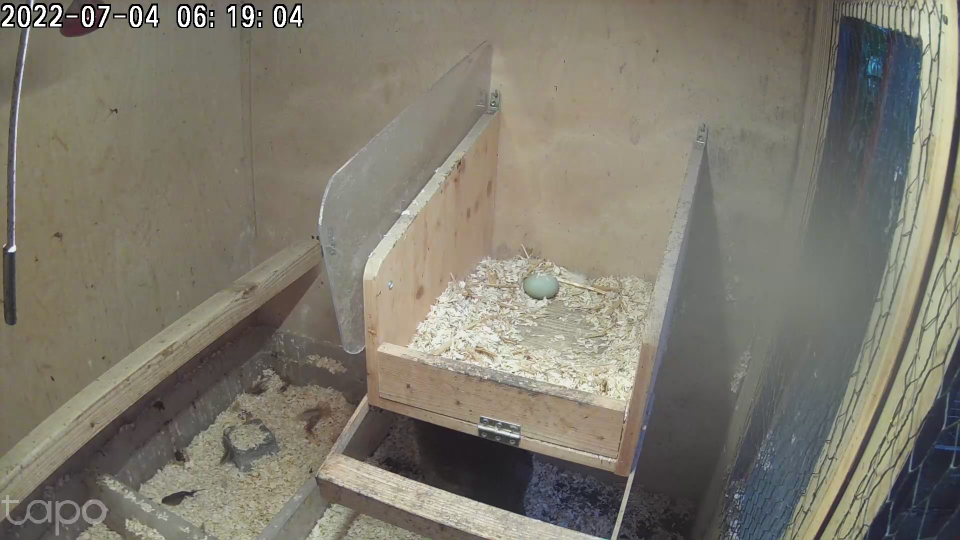
#> input picture experiments/0-test-images/brightsample03.tiff, 1920 x 1080 px (shown at 1/2 size)
$ python ellipseFitting.py
#> lines starting #> are read from the running program, lines starting #| are printed output that depends on the picture; after the words box and inside, x2 and y2 are one past the last pixel; in counts of white or black regions, pixels touching at a corner belong together
#> further down, frame is the input picture: shape (1080, 1920, 3); mean B, G, R 110.2, 122, 126.5
# Ellipse Fitting
# zur Ermoeglichung der Bachelorarbeit

# Ellipse Fitting von Elliptoiden Objekten
# mit Kantenerkennung

# geschrieben von Benjamin H.
# Studiengang: Informatik - Software & Information Engineering
# 6. Semester - Sommersemester 2022

import cv2
import random as rng
import numpy as np
import math

# Generating seed for color generation
rng.seed(42069)

maxHysteresis = 255
hysteresis = 65

minMinorAxis = 5
maxMinorAxis = 20

minMajorAxis = 5
maxMajorAxis = 20

# Flag to prevent colouring ellipse every frame
hysteresisChanged = True

# Trackbar Value Change for Canny Hysteresis Value
def on_hysteresis_change(value):
    global hysteresis
    global hysteresisChanged

    hysteresis = value
    hysteresisChanged = True

# Function for value changes and ellipse fitting
def changeImageByTrackbarValue(frame):

    frame = cv2.resize(frame, (427, 240))
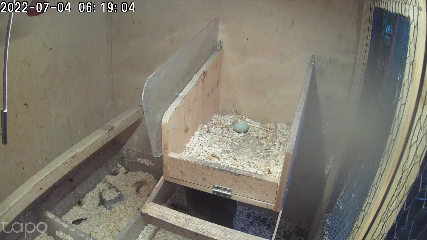
#> frame: shape (240, 427, 3); mean of channels 0, 1, 2 110.2, 121.9, 126.4; drawn as B, G, R

    global hysteresisChanged
    if hysteresisChanged == False:
        return None

    # Canny Detection
    frameGray = cv2.cvtColor(frame, cv2.COLOR_BGR2GRAY)
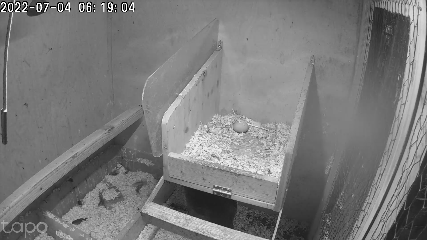
#> frameGray: shape (240, 427); min 0, max 255, mean 121.9
    frameGray = cv2.GaussianBlur(frame, (9, 9), sigmaX=1, sigmaY=1)
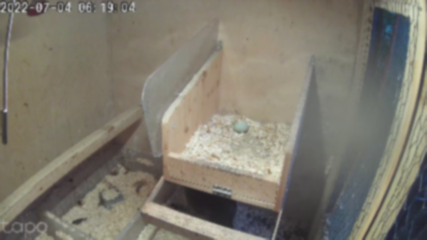
#> frameGray: shape (240, 427, 3); mean of channels 0, 1, 2 110.2, 121.9, 126.4; drawn as B, G, R
    canny_output = cv2.Canny(frameGray, hysteresis, hysteresis)
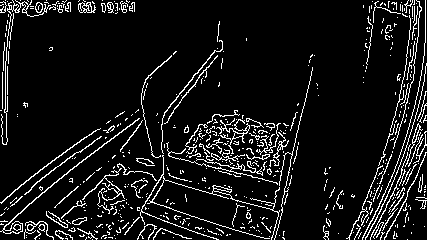
#> canny_output: shape (240, 427); 8.9% white in thin lines or dots
    contours, _ = cv2.findContours(canny_output, cv2.RETR_TREE, cv2.CHAIN_APPROX_SIMPLE)
#> contours = 582 contours, 535 with area under 20; largest, box (x1, y1, x2, y2) and area: (0, 118, 140, 234) 246, (2, 221, 23, 234) 128, (78, 2, 96, 13) 116, (140, 155, 280, 240) 114, (1, 0, 51, 145) 102

    # Find ellipses for each contour
    minEllipse = [None]*len(contours)
#> minEllipse = 582 items
    for i, c in enumerate(contours):
        if c.shape[0] > 5:
            minEllipse[i] = cv2.fitEllipse(c)
#> this loop made 582 passes
#> c on passes 1 to 3: [[407, 239]], [[92, 239]], [[115, 238]]

    # Remove all None entries
    minEllipse = list(filter(None, minEllipse))
#> minEllipse = 244 items

    # Prevent writing over original image (needed for value changes)
    drawing = frame.copy()

    # Iterate through all ellipses under specific condition
    for elli in minEllipse:
        color = (rng.randint(0,256), rng.randint(0,256), rng.randint(0,256))
        ellipseMajor, ellipseMinor = elli[1]

        if ellipseMinor >= minMinorAxis and ellipseMajor <= maxMinorAxis:
            if ellipseMajor >= minMajorAxis and ellipseMajor <= maxMajorAxis:
                cv2.ellipse(drawing, elli, color, 1)
#> this loop made 244 passes
#> (elli, color, ellipseMajor, ellipseMinor) on passes 1 to 3: (((136.7, 261.1), (22.24, 85.92), 124.7), (46, 45, 162), 22.24, 85.92), (((81.57, 235), (2.26, 4.7), 87.27), (195, 91, 144), 2.26, 4.7), (((383, 236.4), (5.42, 9.74), 9.25), (251, 71, 168), 5.42, 9.74)
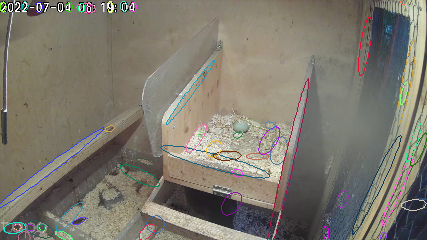
#> drawing: shape (240, 427, 3); 3.14% of pixels changed, all inside (x1, y1, x2, y2) = (0, 0, 427, 240); drawn as B, G, R

    hysteresisChanged = False
    return drawing

# Read image and prepare the window
frame = cv2.imread('../0-test-images/brightsample03.tiff')
cv2.namedWindow("Ellipse Fitting", cv2.WINDOW_AUTOSIZE)

# Embed trackbar into window
cv2.createTrackbar('Canny Thresh:', "Ellipse Fitting", hysteresis, maxHysteresis, on_hysteresis_change)
changedFrame = None

# While Loop for Value Changes and exiting the program
while True:

    frame_copy = changeImageByTrackbarValue(frame)
    if frame_copy is not None:
        changedFrame = frame_copy

    cv2.imshow("Ellipse Fitting", changedFrame)

    if cv2.waitKey(1) & 0xFF == ord('q'):
#> (key q is pressed here)
        cv2.imwrite('output.tiff', changedFrame)
        break

cv2.destroyAllWindows()
exit()
#> (the program exits here)

$ run again, with experiments/0-test-images/brightsample01.tiff copied over experiments/0-test-images/brightsample03.tiff
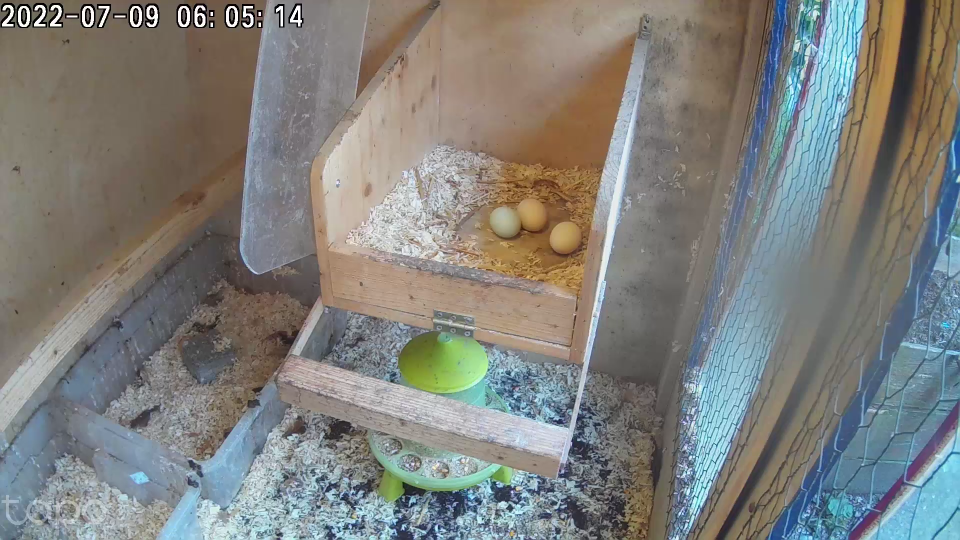
#> input picture experiments/0-test-images/brightsample01.tiff, 1920 x 1080 px (shown at 1/2 size)
#> frame is the input picture: shape (1080, 1920, 3); mean B, G, R 124.1, 128, 127.6
#> frame: shape (240, 427, 3)
#> in changeImageByTrackbarValue, `canny_output = cv2.Canny(frameGray, hysteresis, hysteresis)`:
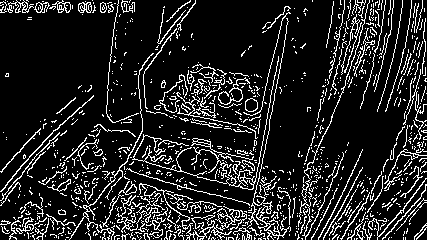
#> canny_output: shape (240, 427); 14.2% white in thin lines or dots
#> contours = 1137 contours, 1069 with area under 20; largest, box (x1, y1, x2, y2) and area: (116, 183, 247, 240) 472, (132, 56, 279, 190) 244, (69, 53, 154, 240) 154, (191, 138, 254, 179) 140, (247, 18, 291, 240) 136
#> in changeImageByTrackbarValue, `minEllipse = [None]*len(contours)`: minEllipse = 1137 items
#> the loop in changeImageByTrackbarValue, `for i, c in enumerate(contours):` made 1137 passes
#> c on passes 1 to 3: [[218, 239]], [[65, 239]], [[356, 238], [356, 239], [357, 238]]
#> in changeImageByTrackbarValue, `minEllipse = list(filter(None, minEllipse))`: minEllipse = 424 items
#> the loop in changeImageByTrackbarValue, `for elli in minEllipse:` made 424 passes
#> (elli, color, ellipseMajor, ellipseMinor) on passes 1 to 3: (((260.9, 238.1), (1.88, 6.23), 77.66), (46, 45, 162), 1.88, 6.23), (((230.4, 238.3), (3.18, 5.57), 96.9), (195, 91, 144), 3.18, 5.57), (((212.8, 238.1), (2.49, 4.14), 79.84), (251, 71, 168), 2.49, 4.14)
#> after the loop in changeImageByTrackbarValue, `for elli in minEllipse:`:
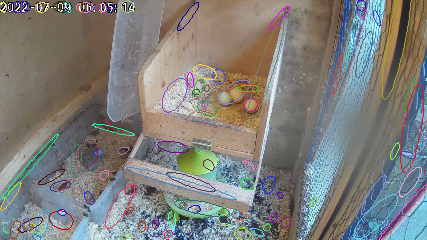
#> drawing: shape (240, 427, 3); mean of channels 0, 1, 2 124, 127, 127.4; drawn as B, G, R

$ run again, with experiments/0-test-images/sample01.tiff copied over experiments/0-test-images/brightsample03.tiff
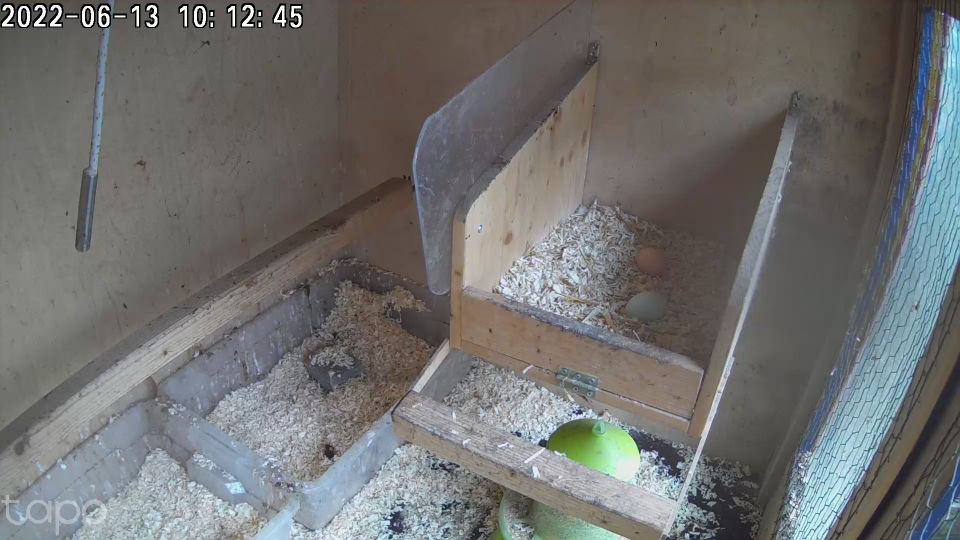
#> input picture experiments/0-test-images/sample01.tiff, 1920 x 1080 px (shown at 1/2 size)
#> frame is the input picture: shape (1080, 1920, 3); mean B, G, R 111, 111.8, 112
#> frame: shape (240, 427, 3)
#> in changeImageByTrackbarValue, `canny_output = cv2.Canny(frameGray, hysteresis, hysteresis)`:
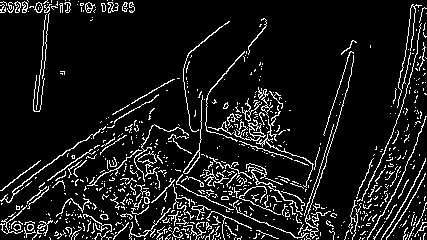
#> canny_output: shape (240, 427); 9.9% white in thin lines or dots
#> contours = 800 contours, 745 with area under 20; largest, box (x1, y1, x2, y2) and area: (234, 119, 266, 141) 140, (137, 151, 160, 188) 128, (183, 95, 203, 174) 114, (137, 153, 157, 164) 106, (249, 123, 265, 137) 100
#> in changeImageByTrackbarValue, `minEllipse = [None]*len(contours)`: minEllipse = 800 items
#> the loop in changeImageByTrackbarValue, `for i, c in enumerate(contours):` made 800 passes
#> c on passes 1 to 3: [[301, 239]], [[218, 239]], [[179, 239]]
#> in changeImageByTrackbarValue, `minEllipse = list(filter(None, minEllipse))`: minEllipse = 327 items
#> the loop in changeImageByTrackbarValue, `for elli in minEllipse:` made 327 passes
#> (elli, color, ellipseMajor, ellipseMinor) on passes 1 to 3: (((317, 238), (0.000399, 0.000962), 0), (46, 45, 162), 0.000399, 0.000962), (((108, 237), (3.3, 4.87), 90), (195, 91, 144), 3.3, 4.87), (((239.1, 237.3), (3.07, 5.55), 34.23), (251, 71, 168), 3.07, 5.55)
#> after the loop in changeImageByTrackbarValue, `for elli in minEllipse:`:
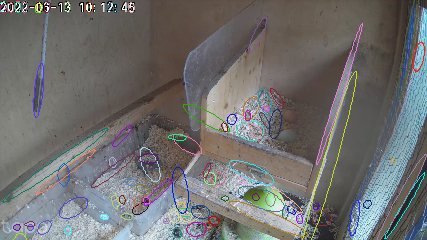
#> drawing: shape (240, 427, 3); mean of channels 0, 1, 2 111.2, 111.5, 112.2; drawn as B, G, R
